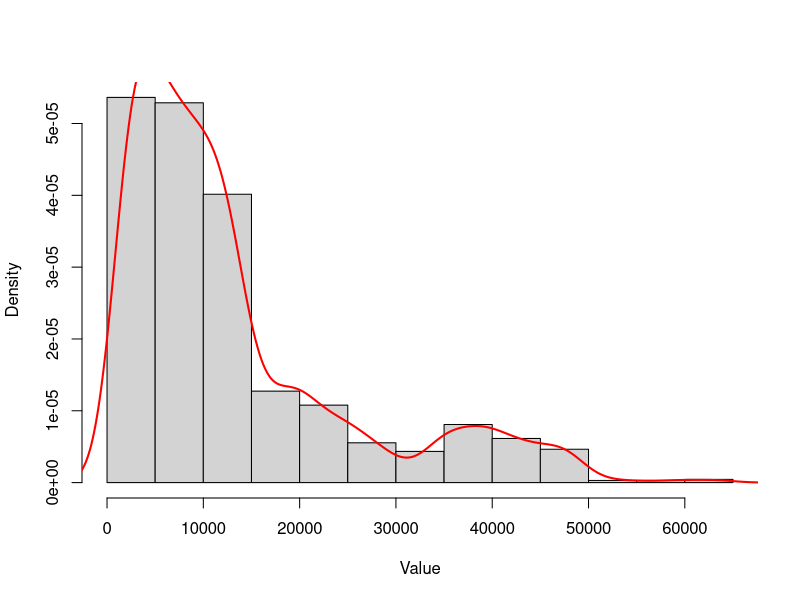
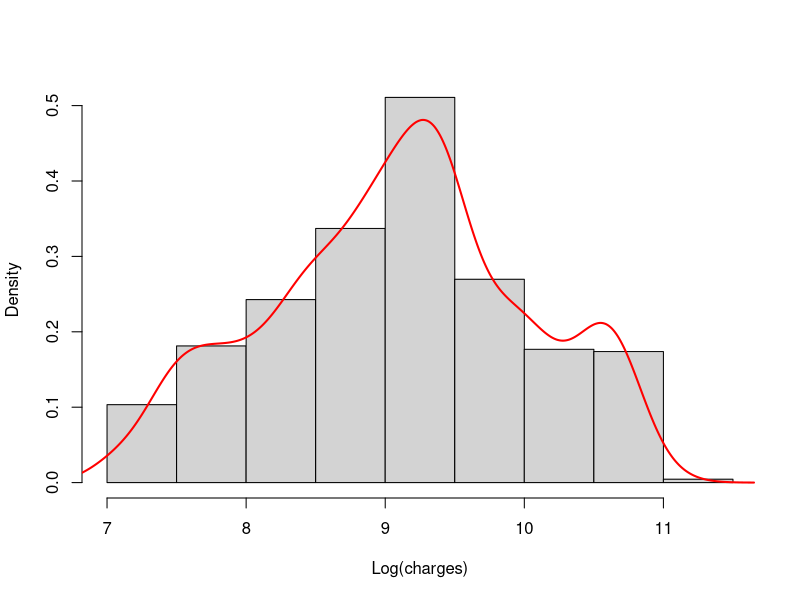
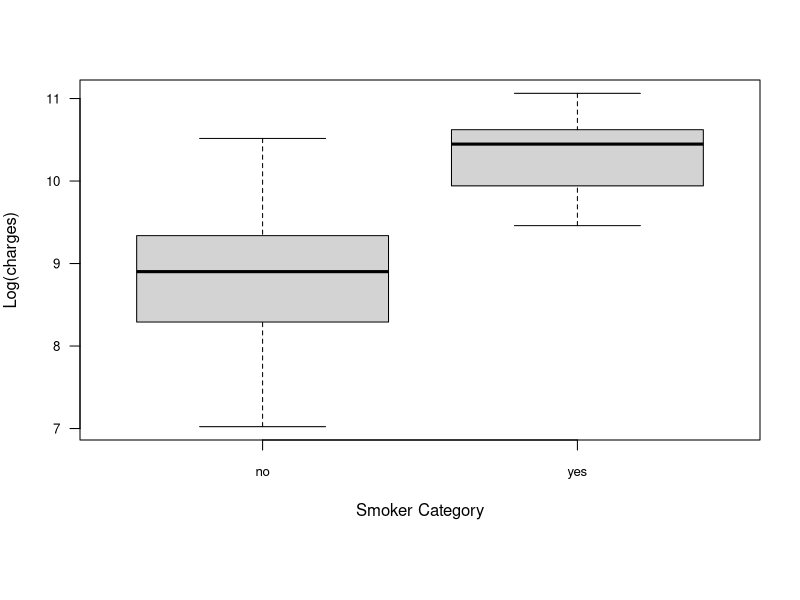
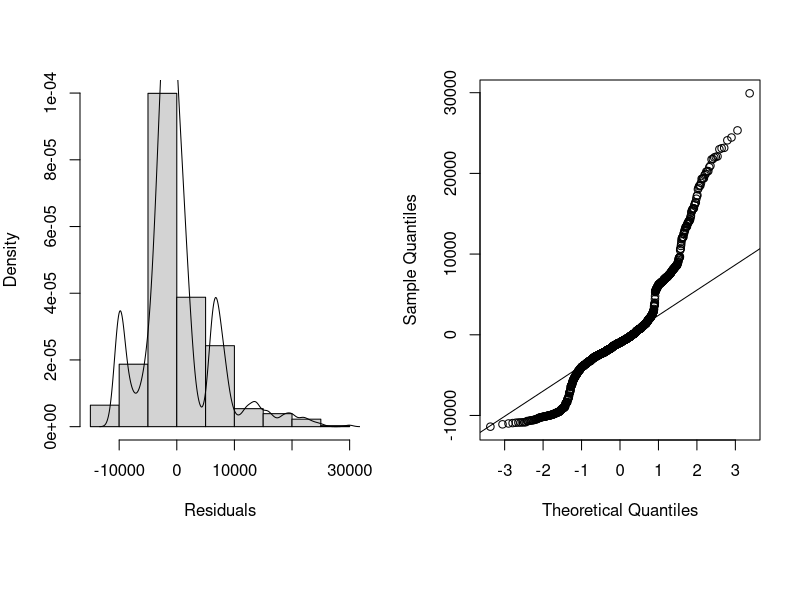

Write the R code that produced these figures, in order.
## ---- chunk 1
# all library load statements here
library(caret)
library(knitr)
r.version <- "4.3.2"
seed.val <- 123456
## ---- chunk 2
data.df <- read.csv("insurance.csv")
data.df <- na.omit(data.df)
data.df$smoker <- factor(data.df$smoker)
data.df$region <- factor(data.df$region)
data.df$sex <- factor(data.df$sex)
## ---- chunk 3
label = c("non-smoker","smoker")
count = c("1062","273")
owner.tbl <- cbind(label,count)
kable(owner.tbl, caption = "Smoker Comparison")
## ---- chunk 4
hist(data.df$charges, freq = FALSE, main = "", xlab = "Value",ylab = "Density")

lines(density(data.df$charges),col = "red",lwd=2)
## ---- chunk 5
# table of descriptive stats for the overall life expectancy
Statistics <- c("Min", "Mean","Median","StdDev","Max")
mn<-min(data.df$charges)
mx<-max(data.df$charges)
avg<-round(mean(data.df$charges), 2)
md<-median(data.df$charges)
std<-round(sd(data.df$charges), 2)
Value <- c(mn,avg,md,std,mx)
st.tbl <- cbind(Statistics, Value)
kable(st.tbl, caption="Overall Premiums Statistics")
## ---- chunk 6

hist(log(data.df$charges), freq = FALSE, main = "", xlab = "Log(charges)",ylab = "Density")

lines(density(log(data.df$charges)),col = "red",lwd=2)
## ---- chunk 7
#data.df$smoker <- trimws(data.df$smoker)  # remove any stray spaces

#data.df$smoker <- factor(data.df$smoker,levels = c("no", "yes"))

par(mar = c(8,4,4,2))
boxplot(log(charges)~smoker,data = data.df,main="",ylab = "Log(charges)", xlab = "Smoker Category", las=1,cex.axis=0.8)

## ---- chunk 8
first.df  <- subset(data.df, smoker == "no")
second.df <- subset(data.df, smoker == "yes")
## ---- chunk 9
# table of descriptive stats for the overall life expectancy
statistics <- c("Min", "Mean","Median","StdDev","Max")
#developed
data1<-first.df$charges
mn1<-min(data1)
mx1<-max(data1)
avg1<-round(mean(data1), 2)
md1<-median(data1)
std1<-round(sd(data1), 2)
first <- c(mn1,avg1,md1,std1,mx1)
#developing
data2<-second.df$charges
mn2<-min(data2)
mx2<-max(data2)
avg2<-round(mean(data2), 2)
md2<-median(data2)
std2<-round(sd(data2), 2)
second <- c(mn2,avg2,md2,std2,mx2)


tble.df<- data.frame(statistics, nonsmokers = first, smokers = second)
kable(tble.df, caption="Premiums for smokers vs non-smokers")

## ---- chunk 10
t.test(log(charges)~smoker, data = data.df)
## ---- chunk 11
fit1 <- lm(charges ~ age + sex + bmi + children + smoker + region, data = data.df)
fit.step <- step(fit1, trace = 0)
coef.vals <- coef(summary(fit.step))
kable(coef.vals)
## ---- chunk 12
par(mfrow=c(1,2))
hist(fit.step$residuals, freq = FALSE, main = "", xlab = "Residuals") 
lines(density(fit.step$residuals))

qqnorm(y=fit.step$residuals, main = "")
qqline(y=fit.step$residuals, datax = FALSE)
